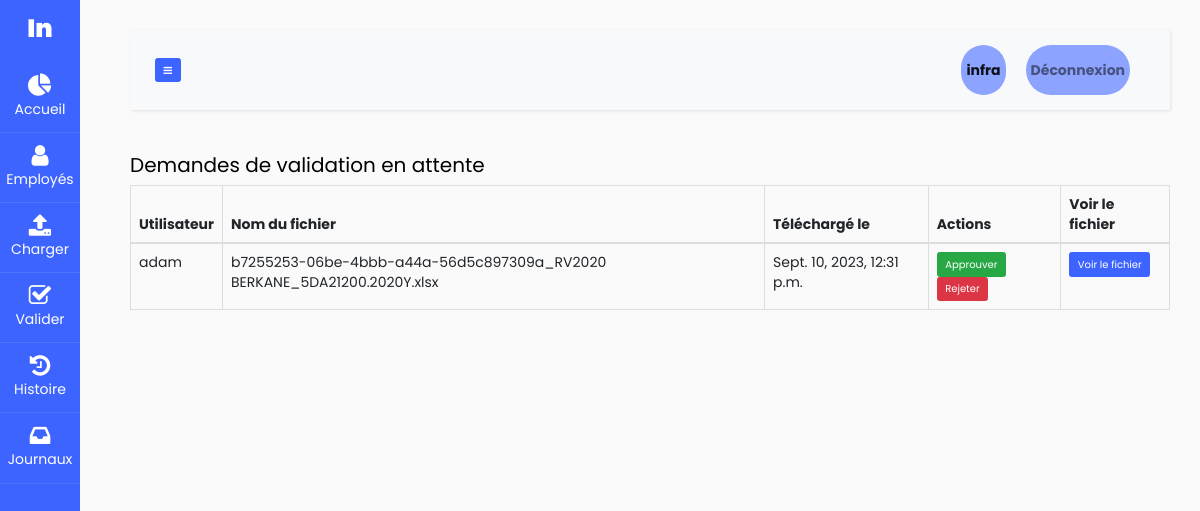
/validation/ (signed in), run on the app's committed database.
### MainApp/models.py (models this page shows, shortened)
class UploadedFile(models.Model):
    class ValidationStatus(models.TextChoices):
        PENDING = 'Pending', 'Pending'
        APPROVED = 'Approved', 'Approved'
        REJECTED = 'Rejected', 'Rejected'
    user = models.ForeignKey(User, on_delete=models.CASCADE)
    filename = models.CharField(max_length=255)
    uploaded_at = GMTPlus1DateTimeField()
    validation_status = models.CharField(
        max_length=20,
        choices=ValidationStatus.choices,
        default=ValidationStatus.PENDING,
    )

### MainApp/views.py (the view)
# urls.py: path('validation/', views.validation, name='validation'),
@login_required(login_url="login")
@permission_required('MainApp.can_access_validation')
def validation(request):
    if request.user.groups.filter(name='Admin').exists():
        pending_files = UploadedFile.objects.filter(validation_status=UploadedFile.ValidationStatus.PENDING)
        return render(request, 'validation.html', {'pending_files': pending_files})
    else:
        return render(request, 'access_denied.html')

### MainApp/context_processors.py (called while the page is built)
def username_context(request):
    return {'username': request.user.username if request.user.is_authenticated else None}

### Templates/validation.html
{% extends 'Dashboard.html' %}
{% block content %}
    <h2>Demandes de validation en attente</h2>
    <table class="table table-bordered">
      <thead>
          <tr>
              <th>Utilisateur</th>
              <th>Nom du fichier</th>
              <th>Téléchargé le</th>
              <th>Actions</th>
              <th>Voir le fichier</th>
          </tr>
      </thead>
      <tbody>
          {% for file in pending_files %}
              <tr>
                  <td>{{ file.user }}</td>
                  <td>{{ file.filename }}</td>
                  <td>{{ file.uploaded_at }}</td>
                  <td>
                      <a href="{% url 'approve_file' file.id %}" class="btn btn-success">Approuver</a>
                      <a href="{% url 'reject_file' file.id %}" class="btn btn-danger">Rejeter</a>
                  </td>
                  <td>
                    <a href="{% url 'view_uploaded_file' file.filename %}" target="_blank" class="btn btn-primary">Voir le fichier</a>
                  </td>
              </tr>
          {% endfor %}
      </tbody>
  </table>
{% endblock %}

### Templates/Dashboard.html (shortened to what this page needs)
{% load static %}
<!doctype html>
<html lang="en">
  <head>
    <link rel="stylesheet" href="https://maxcdn.bootstrapcdn.com/font-awesome/4.7.0/css/font-awesome.min.css">
    <link rel="stylesheet" href="https://maxcdn.bootstrapcdn.com/bootstrap/3.3.7/css/bootstrap.min.css">
    <link rel="stylesheet" href="https://maxcdn.bootstrapcdn.com/font-awesome/4.7.0/css/font-awesome.min.css">
    <link rel="stylesheet" href="https://cdnjs.cloudflare.com/ajax/libs/font-awesome/5.15.4/css/all.min.css">
		<link rel="stylesheet" href="https://stackpath.bootstrapcdn.com/font-awesome/4.7.0/css/font-awesome.min.css">
		<link rel="stylesheet" href="{% static 'css/style.css' %}">
  </head>
  <body>
		<div class="wrapper d-flex align-items-stretch">
			<nav id="sidebar" class="active">
				<h1><a href="{% url 'data_visualization' %}" class="logo">In</a></h1>
        <ul class="list-unstyled components mb-5">
          <li class="active">
            <a href="{% url 'data_visualization' %}"><span class="fa  fa-pie-chart"></span> Accueil</a>
          </li>
          {% if perms.MainApp.can_access_employee_management %}
          <li>
              <a href="{% url 'workers_managment' %}"><span class="fa fa-user"></span> Employés</a>
          </li>
          {% endif %}
          <li>
            <a href="{% url 'Upload' %}"><span class="fa fa-upload"></span> Charger</a>
          </li>
          {% if perms.MainApp.can_access_validation %}
          <li>
            <a href="{% url 'validation' %}"><span class="fa  fa-check-square-o"></span> Valider</a>
          </li>
          {% endif %}
          <li>
            <a href="{% url 'view_uploaded_files' %}"><span class="fa  fa-history"></span> Histoire </a>
          </li>
          {% if perms.MainApp.can_access_validation %}
          <li>
            <a href="{% url 'view_all_users_history' %}"><span class="fa  fa-inbox"></span>  Journaux  </a>
          </li>
          {% endif %}
        </ul>
    	</nav>
      <div id="content" class="p-4 p-md-5">
        <nav class="navbar navbar-expand-lg navbar-light bg-light">
          <div class="container-fluid">
            <button type="button" id="sidebarCollapse" class="btn btn-primary">
              <i class="fa fa-bars"></i>
            </button>
            <div class="collapse navbar-collapse" id="navbarSupportedContent">
              <ul class="nav navbar-nav ml-auto">
              {% if perms.MainApp.can_access_employee_management %}
                <li class="nav-item active">
                    <a class="nav-link" href="{% url 'workers_edit' user.id %}">{{ user.username }}</a>
                </li>
              {% else %}
                <li class="nav-item active">
                    <a class="nav-link" href="{% url 'data_visualization' %}">{{ user.username }}</a>
                </li>
              {% endif %}
                <li class="nav-item">
                    <a class="nav-link" href="{% url 'logout' %}">Déconnexion</a>
                </li>
              </ul>
            </div>
          </div>
        </nav>
        {% block content %}
        {% endblock %}
		</div>
  </body>
</html>

### Templates/Dashboard.html (style rules this page uses)
.navbar-nav { display: flex; list-style: none; margin: 0; padding: 0; }
.nav-item { margin-left: 20px; }
.nav-link { display: inline-block; padding: 10px 20px; text-decoration: none; color: #fff; background-color: #8ca3ff; border: none; border-radius: 25px; font-weight: bold; transition: background-color 0.3s ease; }
#sidebar { position: fixed; top: 0; left: 0; height: 100%; overflow-y: auto; width: 250px; transition: width 0.3s ease }
#content { margin-left: 100px; transition: margin-left 0.1s ease; }

### data on the page
UploadedFile: user "adam", filename "b7255253-06be-4bbb-a44a-56d5c897309a_RV2020 BERKANE_5DA21200.2020Y.xlsx", uploaded_at "Sept. 10, 2023, 12:31 p.m."

### other printed values
{{ user.username }} "infra"
